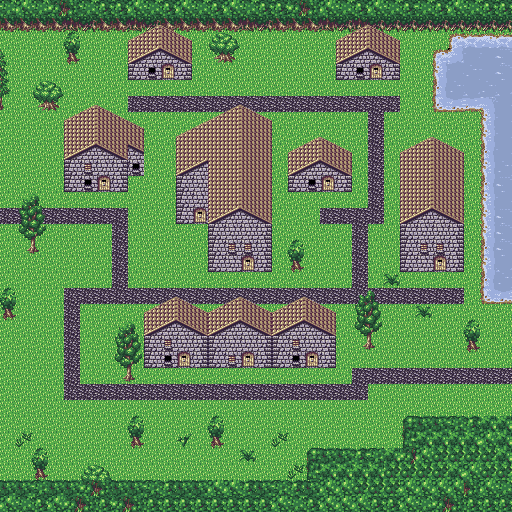

Rendered tile map (Tiled .tmx) drawn with the repository's tilesets; below, a short description and the map source with its tile grids summarised:
An orthogonal 32x32 tile map with 16x16 px tiles, 4 tile layers (Lower Full Tile, Lower Partial Tile, Upper 1 Partial Tile, Upper 2 Partial Tile), 1 hidden layer not drawn, 2 tilesets.

<map version="1.0" orientation="orthogonal" width="32" height="32" tilewidth="16" tileheight="16">
 <properties>
  <property name="music" value="relent.ogg" />
 </properties>
 <tileset firstgid="1" name="16x16-forest-town" tilewidth="16" tileheight="16">
  <properties>
   <property name="name2" value="forest-town" />
  </properties>
  <image source="../tilesets/16x16-forest-town.png" width="272" height="304" />
  <tile id="14">
   <properties>
    <property name="Type" value="CobbleRoad" />
    <property name="walkSound" value="stone0.wav" />
   </properties>
  </tile>
  <tile id="15">
   <properties>
    <property name="type" value="CobbleRoad" />
   </properties>
  </tile>
  <tile id="16">
   <properties>
    <property name="type" value="CobbleRoad" />
   </properties>
  </tile>
  <tile id="24">
   <properties>
    <property name="Type" value="Grass" />
    <property name="walkSound" value="grass0.wav" />
   </properties>
  </tile>
 </tileset>
 <tileset firstgid="324" source="../tilesets/controlset.tsx" />
 <layer name="Lower Full Tile" width="32" height="32">
  <data>[1024 cells, 830 non-empty, 2 distinct tile ids]</data>
 </layer>
 <layer name="Lower Partial Tile" width="32" height="32">
  <data>[1024 cells, 121 non-empty, 27 distinct tile ids]</data>
 </layer>
 <layer name="Upper 1 Partial Tile" width="32" height="32">
  <data>[1024 cells, 56 non-empty, 13 distinct tile ids]</data>
 </layer>
 <layer name="Upper 2 Partial Tile" width="32" height="32">
  <properties>
   <property name="visible" value="1" />
  </properties>
  <data>[1024 cells, 310 non-empty, 38 distinct tile ids]</data>
 </layer>
 <layer name="Control" width="32" height="32" visible="0">
  <data>[1024 cells, 378 non-empty, 14 distinct tile ids]</data>
 </layer>
</map>
